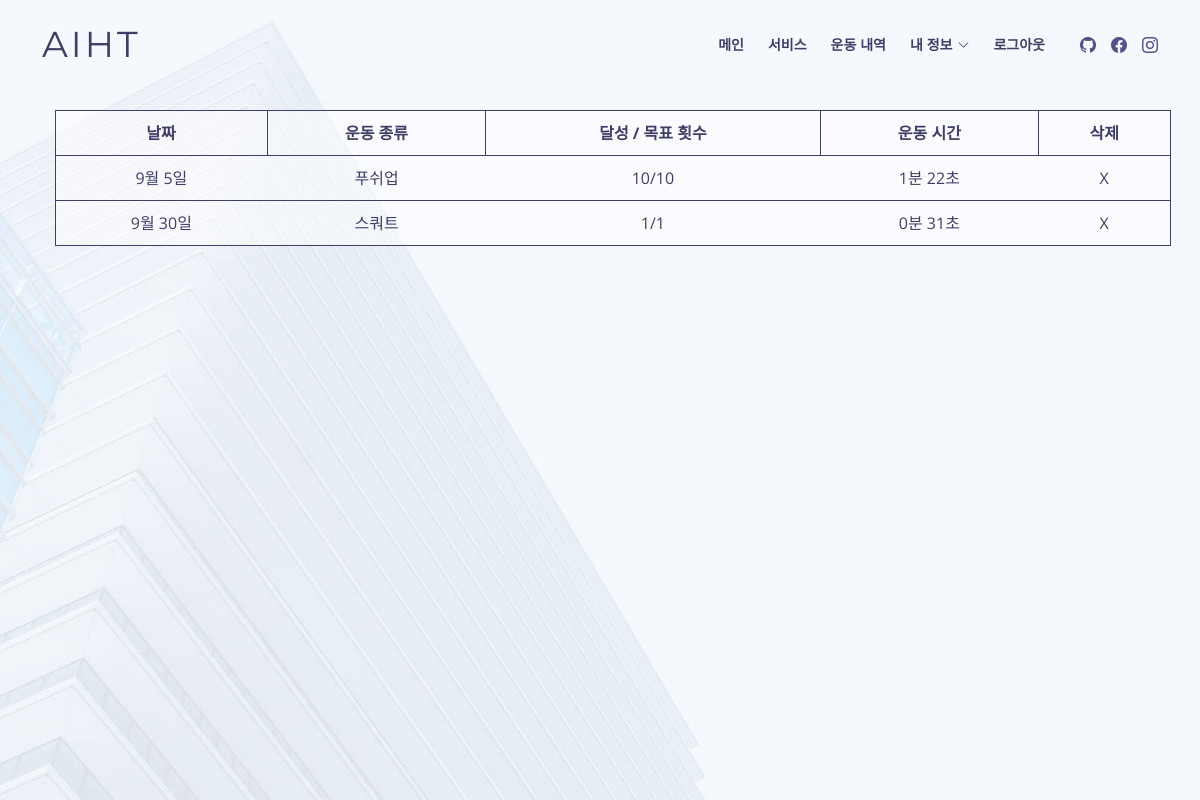
/result_list (signed in), run on an earlier commit of the app's database.
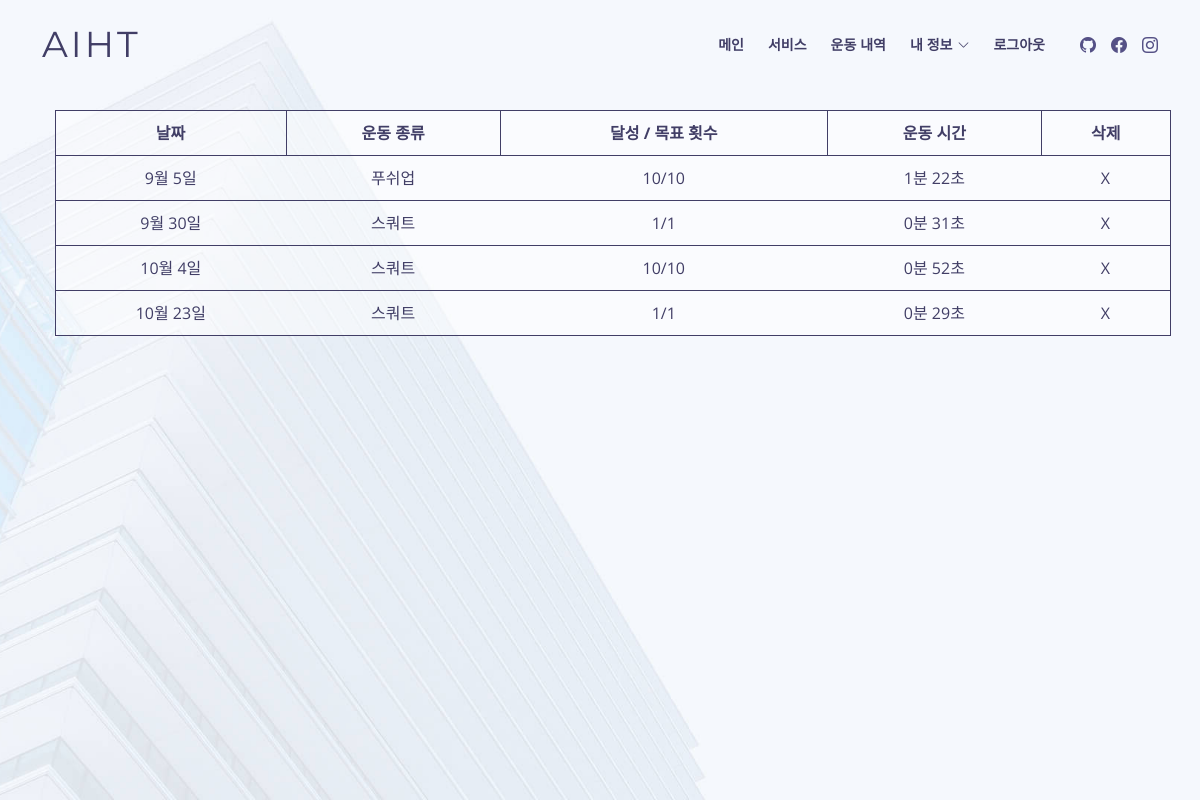
And on a later commit of the database.
### aiht.py (models this page shows, shortened)
class Result(db.Model):
    __tablename__ = 'result'
    id = db.Column(db.Integer, primary_key=True)
    date = db.Column(db.String(80), nullable=False)
    exercise = db.Column(db.String(80), nullable=False)
    result_num = db.Column(db.String(80), nullable=False)
    exercise_time = db.Column(db.String(80), nullable=False)
    user_id = db.Column(db.Integer, ForeignKey('user.username'))
    user = relationship("User", backref=backref('results', order_by=id))

### aiht.py (the view)
@app.route('/result_list', methods=['GET'])
def result_list():
    if session['login']:
        results = Result.query.filter_by(user_id=session['username']).all()
        return render_template('result_list.html', results=results)
    if not session['login']:
        return redirect(url_for('login'))

### templates/result_list.html (shortened to what this page needs)
<!DOCTYPE html>
<html lang="ko">
<head>
  <link href="../static/main/vendor/aos/aos.css" rel="stylesheet">
  <link href="../static/main/vendor/bootstrap/css/bootstrap.min.css" rel="stylesheet">
  <link href="../static/main/vendor/bootstrap-icons/bootstrap-icons.css" rel="stylesheet">
  <link href="../static/main/vendor/glightbox/css/glightbox.min.css" rel="stylesheet">
  <link href="../static/main/vendor/swiper/swiper-bundle.min.css" rel="stylesheet">
  <link href="../static/main/css/style.css" rel="stylesheet">
</head>
<body>
  <header id="header" class="fixed-top d-flex align-items-center header-transparent">
    <div class="container d-flex align-items-center">
      <h1 class="logo me-auto"><a href="/">AIHT</a></h1>
      <nav id="navbar" class="navbar order-last order-lg-0">
        <ul>
          <li><a class="nav-link scrollto" href="/">메인</a></li>
          <li><a class="nav-link scrollto" href="/#services">서비스</a></li>
            {% if session['login'] %}
                <li><a class="nav-link scrollto" href="/result_list">운동 내역</a></li>
                <li class="dropdown"><a href="#"><span>내 정보</span> <i class="bi bi-chevron-down"></i></a>
              </li>
              <li><a class="nav-link scrollto" href="/logout">로그아웃</a></li>
            {% else %}
            <li><a class="nav-link scrollto" href="/login">로그인</a></li>
            {% endif %}
        </ul>
      </nav>
      <div class="social-links">
        <a href="https://github.com/jjuny0310" class="github"><i class="bi bi-github"></i></a>
        <a href="#" class="facebook"><i class="bi bi-facebook"></i></a>
        <a href="#" class="instagram"><i class="bi bi-instagram"></i></a>
      </div>
    </div>
  </header>
  <section id="result_list" class="clearfix">
    <div class="container">
        <table>
            <tr>
                <th>날짜</th>
                <th>운동 종류</th>
                <th>달성 / 목표 횟수</th>
                <th>운동 시간</th>
                <th>삭제</th>
            </tr>
            {% for result in results %}
            <tr>
                <td>{{ result.date }}</td>
                <td>{{ result.exercise}}</td>
                <td>{{ result.result_num }}</td>
                <td>{{ result.exercise_time }}</td>
                <td><a href="javascript:resultDelete({{ result.id }})">X</a></td>
            </tr>
            {% endfor %}
        </table>
    </div>
  </section>
</body>
</html>

### static/main/css/style.css (style rules this page uses)
body { background: #fff; color: #444; font-family: "Open Sans", sans-serif; }
a { color: #1bb1dc; text-decoration: none; transition: 0.5s; }
h1, h2, h3, h4, h5, h6 { font-family: "Montserrat", sans-serif; font-weight: 400; margin: 0 0 20px 0; padding: 0; }
#header { background: #fff; transition: all 0.5s; z-index: 997; height: 90px; }
#header.header-transparent { background: transparent; }
#header .logo { font-size: 36px; margin: 0; padding: 0; font-weight: 400; letter-spacing: 3px; text-transform: uppercase; }
#header .logo a { color: #413e66; }
#header .social-links { margin: 0 0 0 20px; display: inline-flex; align-items: center; justify-content: center; }
#header .social-links a { color: #555186; transition: 0.3s; line-height: 0; margin-left: 15px; }
#header .social-links a i { line-height: 0; }
.navbar { padding: 0; }
.navbar ul { margin: 0; padding: 0; display: flex; list-style: none; align-items: center; }
.navbar li { position: relative; }
.navbar a, .navbar a:focus { display: flex; align-items: center; justify-content: space-between; padding: 10px 0 10px 24px; font-family: "Montserrat", sans-serif; text-transform: uppercase; font-size: 14px; font-weight: 600; color: #413e66; white-space: nowrap; transition: 0.3s; }
.navbar a i, .navbar a:focus i { font-size: 12px; line-height: 0; margin-left: 5px; }
section { overflow: hidden; }
#result_list { width: 100%; height: 100vh; position: relative; background: #f5f8fd url("../img/intro-bg.jpg") center top no-repeat; background-size: cover; padding-top: 110px; padding-left: 25px; }
#result_list table { width: 100%; background-color: rgba(255, 255, 255, 0.5); text-align: center; border: 1px solid #413e66; }
#result_list th { color: #413e66; border: 1px solid #413e66; padding: 10px; }
#result_list td { color: #413e66; border-bottom: 1px solid #413e66; padding: 10px; }
#result_list td a { color: #413e66; }

What changed in the data, as far as the page shows it:
added Result: date "10월 4일", exercise "스쿼트", result_num "10/10", exercise_time "0분 52초"
added Result: date "10월 23일", exercise "스쿼트", result_num "1/1", exercise_time "0분 29초"
